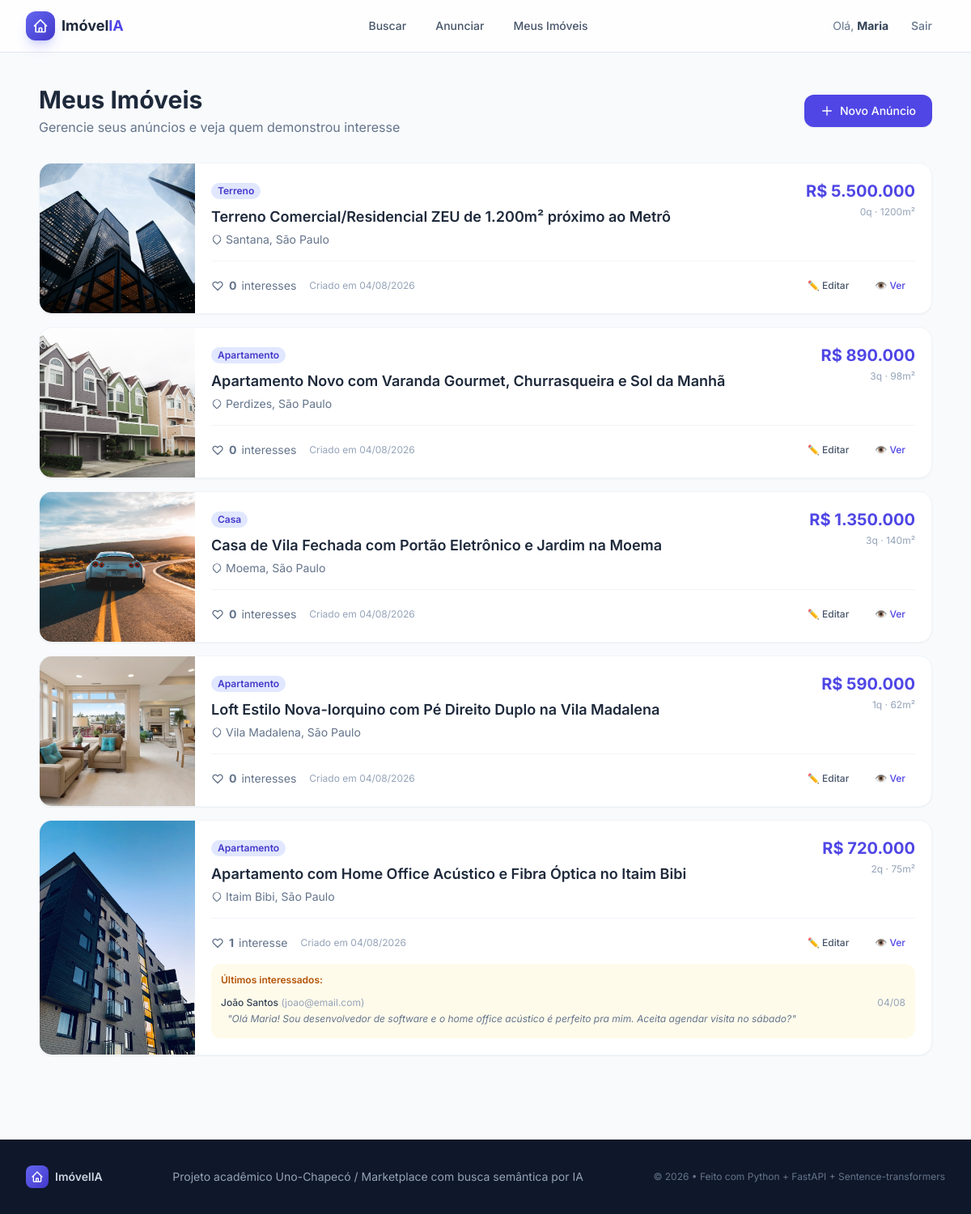
Page /meus-imoveis (signed in) on the committed database.
### app/models.py (models this page shows)
class Usuario(Base):
    __tablename__ = "usuarios"
    id = Column(Integer, primary_key=True, index=True)
    nome = Column(String(150), nullable=False)
    email = Column(String(255), unique=True, nullable=False, index=True)
    senha_hash = Column(String(255), nullable=False)
    tipo_usuario = Column(String(50), default="proprietario")  # proprietario, corretor, imobiliaria
    criado_em = Column(DateTime, default=datetime.utcnow)
    imoveis = relationship("Imovel", back_populates="proprietario", cascade="all, delete-orphan")
    interesses = relationship("Interesse", back_populates="usuario", cascade="all, delete-orphan")

class Imovel(Base):
    __tablename__ = "imoveis"
    id = Column(Integer, primary_key=True, index=True)
    usuario_id = Column(Integer, ForeignKey("usuarios.id"), nullable=False)
    titulo = Column(String(200), nullable=False)
    descricao = Column(Text, nullable=False)
    preco = Column(Float, nullable=False)
    cidade = Column(String(100), nullable=False)
    bairro = Column(String(100), nullable=False)
    quartos = Column(Integer, default=1)
    area = Column(Float, nullable=True)  # metros quadrados
    tipo_imovel = Column(String(50), nullable=False)  # apartamento, casa, cobertura, terreno, comercial
    embedding = Column(Text, nullable=True)  # JSON serializado do vetor de embedding
    criado_em = Column(DateTime, default=datetime.utcnow)
    proprietario = relationship("Usuario", back_populates="imoveis")
    imagens = relationship("Imagem", back_populates="imovel", cascade="all, delete-orphan")
    interesses = relationship("Interesse", back_populates="imovel", cascade="all, delete-orphan")

class Imagem(Base):
    __tablename__ = "imagens"
    id = Column(Integer, primary_key=True, index=True)
    imovel_id = Column(Integer, ForeignKey("imoveis.id"), nullable=False)
    caminho = Column(String(500), nullable=False)  # caminho relativo em static/uploads/
    ordem = Column(Integer, default=0)
    imovel = relationship("Imovel", back_populates="imagens")

class Interesse(Base):
    __tablename__ = "interesses"
    id = Column(Integer, primary_key=True, index=True)
    imovel_id = Column(Integer, ForeignKey("imoveis.id"), nullable=False)
    usuario_id = Column(Integer, ForeignKey("usuarios.id"), nullable=False)
    mensagem = Column(Text, nullable=True)
    criado_em = Column(DateTime, default=datetime.utcnow)
    imovel = relationship("Imovel", back_populates="interesses")
    usuario = relationship("Usuario", back_populates="interesses")

### app/routes/imovel_routes.py (the view)
@router.get("/meus-imoveis")
async def meus_imoveis(
    request: Request,
    usuario: Usuario = Depends(obter_usuario_logado),
    db: Session = Depends(get_db),
):
    if not usuario:
        return RedirectResponse(url="/login", status_code=303)
    imoveis = db.query(Imovel).filter(
        Imovel.usuario_id == usuario.id
    ).order_by(Imovel.criado_em.desc()).all()
    return templates.TemplateResponse(
        request=request,
        name="meus_imoveis.html",
        context={
            "usuario": usuario,
            "imoveis": imoveis,
        },
    )

### templates/meus_imoveis.html (shortened to what this page needs)
{% extends "base.html" %}
{% block conteudo %}
<div class="max-w-6xl mx-auto px-4 sm:px-6 py-10">
    <div class="flex items-center justify-between mb-8">
        <div>
            <h1 class="text-3xl font-bold text-slate-800">Meus Imóveis</h1>
            <p class="text-slate-500 mt-1">Gerencie seus anúncios e veja quem demonstrou interesse</p>
        </div>
        <a href="/imoveis/novo"
           class="px-5 py-2.5 bg-primary-600 hover:bg-primary-700 text-white font-medium rounded-xl transition-colors shadow-sm text-sm flex items-center gap-2">
            <svg class="w-4 h-4" fill="none" stroke="currentColor" viewBox="0 0 24 24">
                <path stroke-linecap="round" stroke-linejoin="round" stroke-width="2" d="M12 4v16m8-8H4"/>
            </svg>
            Novo Anúncio
        </a>
    </div>
    {% if imoveis|length == 0 %}
    <div class="text-center py-16 bg-white rounded-2xl border border-slate-100">
        <svg class="w-16 h-16 text-slate-300 mx-auto mb-4" fill="none" stroke="currentColor" viewBox="0 0 24 24">
            <path stroke-linecap="round" stroke-linejoin="round" stroke-width="1.5" d="M19 21V5a2 2 0 00-2-2H7a2 2 0 00-2 2v16m14 0h2m-2 0h-5m-9 0H3m2 0h5M9 7h1m-1 4h1m4-4h1m-1 4h1m-5 10v-5a1 1 0 011-1h2a1 1 0 011 1v5m-4 0h4"/>
        </svg>
        <p class="text-slate-500 text-lg">Você ainda não anunciou nenhum imóvel.</p>
        <a href="/imoveis/novo" class="inline-flex items-center gap-2 mt-4 px-6 py-3 bg-primary-600 text-white rounded-xl hover:bg-primary-700 transition-colors font-medium">
            Anunciar meu primeiro imóvel
        </a>
    </div>
    {% else %}
    <div class="space-y-4">
        {% for imovel in imoveis %}
        <div class="bg-white rounded-2xl border border-slate-100 shadow-sm overflow-hidden hover:shadow-md transition-shadow">
            <div class="flex flex-col sm:flex-row">
                <div class="sm:w-48 h-40 sm:h-auto bg-slate-200 flex-shrink-0">
                    {% if imovel.imagens|length > 0 %}
                    <img src="/static/uploads/{{ imovel.imagens[0].caminho }}" alt="{{ imovel.titulo }}" class="w-full h-full object-cover">
                    {% endif %}
                </div>
                <div class="flex-1 p-5">
                    <div class="flex items-start justify-between gap-4">
                        <div>
                            <span class="inline-block bg-primary-100 text-primary-700 text-xs font-semibold px-2 py-0.5 rounded-full capitalize mb-2">
                                {{ imovel.tipo_imovel }}
                            </span>
                            <h3 class="text-lg font-semibold text-slate-800">
                                <a href="/imoveis/{{ imovel.id }}" class="hover:text-primary-600 transition-colors">
                                    {{ imovel.titulo }}
                                </a>
                            </h3>
                            <p class="text-sm text-slate-500 mt-1 flex items-center gap-1">
                                <svg class="w-3.5 h-3.5" fill="none" stroke="currentColor" viewBox="0 0 24 24">
                                    <path stroke-linecap="round" stroke-linejoin="round" stroke-width="2" d="M17.657 16.657L13.414 20.9a1.998 1.998 0 01-2.827 0l-4.244-4.243a8 8 0 1111.314 0z"/>
                                </svg>
                                {{ imovel.bairro }}, {{ imovel.cidade }}
                            </p>
                        </div>
                        <div class="text-right">
                            <p class="text-xl font-bold text-primary-600">R$ {{ "{:,.0f}".format(imovel.preco).replace(",", ".") }}</p>
                            <p class="text-xs text-slate-400 mt-1">{{ imovel.quartos }}q{% if imovel.area %} · {{ imovel.area|int }}m²{% endif %}</p>
                        </div>
                    </div>
                    <div class="mt-4 pt-4 border-t border-slate-100 flex items-center justify-between">
                        <div class="flex items-center gap-4 text-sm">
                            <span class="flex items-center gap-1.5 text-slate-500">
                                <svg class="w-4 h-4" fill="none" stroke="currentColor" viewBox="0 0 24 24">
                                    <path stroke-linecap="round" stroke-linejoin="round" stroke-width="2" d="M4.318 6.318a4.5 4.5 0 000 6.364L12 20.364l7.682-7.682a4.5 4.5 0 00-6.364-6.364L12 7.636l-1.318-1.318a4.5 4.5 0 00-6.364 0z"/>
                                </svg>
                                <strong>{{ imovel.interesses|length }}</strong> interesse{{ 's' if imovel.interesses|length != 1 }}
                            </span>
                            <span class="text-slate-400 text-xs">
                                Criado em {{ imovel.criado_em.strftime('%d/%m/%Y') }}
                            </span>
                        </div>
                        <div class="flex items-center gap-2">
                            <a href="/imoveis/{{ imovel.id }}/editar"
                               class="px-3 py-1.5 text-xs font-medium text-slate-600 hover:bg-slate-100 rounded-lg transition-colors">
                                ✏️ Editar
                            </a>
                            <a href="/imoveis/{{ imovel.id }}"
                               class="px-3 py-1.5 text-xs font-medium text-primary-600 hover:bg-primary-50 rounded-lg transition-colors">
                                👁️ Ver
                            </a>
                        </div>
                    </div>
                    {% if imovel.interesses|length > 0 %}
                    <div class="mt-3 bg-amber-50 rounded-xl p-3">
                        <p class="text-xs font-semibold text-amber-700 mb-2">Últimos interessados:</p>
                        {% for interesse in imovel.interesses[-3:] %}
                        <div class="flex items-center justify-between text-xs py-1 {% if not loop.last %}border-b border-amber-100{% endif %}">
                            <div>
                                <span class="font-medium text-slate-700">{{ interesse.usuario.nome }}</span>
                                <span class="text-slate-400">({{ interesse.usuario.email }})</span>
                            </div>
                            <span class="text-slate-400">{{ interesse.criado_em.strftime('%d/%m') }}</span>
                        </div>
                        {% if interesse.mensagem %}
                        <p class="text-xs text-slate-500 italic pl-2 mb-1">"{{ interesse.mensagem }}"</p>
                        {% endif %}
                        {% endfor %}
                    </div>
                    {% endif %}
                </div>
            </div>
        </div>
        {% endfor %}
    </div>
    {% endif %}
</div>
{% endblock %}

### templates/base.html (shortened to what this page needs)
<!DOCTYPE html>
<html lang="pt-BR" class="scroll-smooth">
<head>
    <script src="https://cdn.tailwindcss.com"></script>
    <link rel="stylesheet" href="/static/css/custom.css">
</head>
<body class="bg-slate-50 font-sans text-slate-800 min-h-screen flex flex-col">
    <nav class="bg-white/80 backdrop-blur-md border-b border-slate-200 sticky top-0 z-50">
        <div class="max-w-7xl mx-auto px-4 sm:px-6 lg:px-8">
            <div class="flex items-center justify-between h-16">
                <a href="/" class="flex items-center gap-2 group">
                    <div
                        class="w-9 h-9 bg-gradient-to-br from-primary-500 to-primary-700 rounded-xl flex items-center justify-center shadow-lg shadow-primary-500/25 group-hover:shadow-primary-500/40 transition-shadow">
                        <svg class="w-5 h-5 text-white" fill="none" stroke="currentColor" viewBox="0 0 24 24">
                            <path stroke-linecap="round" stroke-linejoin="round" stroke-width="2"
                                d="M3 12l2-2m0 0l7-7 7 7M5 10v10a1 1 0 001 1h3m10-11l2 2m-2-2v10a1 1 0 01-1 1h-3m-6 0a1 1 0 001-1v-4a1 1 0 011-1h2a1 1 0 011 1v4a1 1 0 001 1m-6 0h6" />
                        </svg>
                    </div>
                    <span class="text-lg font-bold text-slate-800">Imóvel<span class="text-primary-600">IA</span></span>
                </a>
                <div class="hidden md:flex items-center gap-1">
                    <a href="/"
                        class="px-4 py-2 text-sm font-medium text-slate-600 hover:text-primary-600 hover:bg-primary-50 rounded-lg transition-colors">
                        Buscar
                    </a>
                    {% if usuario %}
                    <a href="/imoveis/novo"
                        class="px-4 py-2 text-sm font-medium text-slate-600 hover:text-primary-600 hover:bg-primary-50 rounded-lg transition-colors">
                        Anunciar
                    </a>
                    <a href="/meus-imoveis"
                        class="px-4 py-2 text-sm font-medium text-slate-600 hover:text-primary-600 hover:bg-primary-50 rounded-lg transition-colors">
                        Meus Imóveis
                    </a>
                    {% endif %}
                </div>
                <div class="flex items-center gap-3">
                    {% if usuario %}
                    <span class="hidden sm:inline text-sm text-slate-500">
                        Olá, <strong class="text-slate-700">{{ usuario.nome.split(' ')[0] }}</strong>
                    </span>
                    <a href="/logout"
                        class="px-4 py-2 text-sm font-medium text-slate-500 hover:text-red-600 hover:bg-red-50 rounded-lg transition-colors">
                        Sair
                    </a>
                    {% endif %}
                </div>
            </div>
        </div>
    </nav>
    <main class="flex-1">
        {% if erro_404 is defined and erro_404 %}
        <div class="max-w-2xl mx-auto px-4 py-24 text-center">
            <h1 class="text-6xl font-extrabold text-slate-200 mb-4">404</h1>
            <p class="text-lg text-slate-500 mb-6">Página não encontrada</p>
            <a href="/"
                class="inline-flex items-center gap-2 px-5 py-2.5 bg-primary-600 text-white rounded-lg hover:bg-primary-700 transition-colors font-medium">
                ← Voltar à Home
            </a>
        </div>
        {% else %}
        {% block conteudo %}{% endblock %}
        {% endif %}
    </main>
    <footer class="bg-slate-900 text-slate-400 mt-16">
        <div class="max-w-7xl mx-auto px-4 sm:px-6 lg:px-8 py-8">
            <div class="flex flex-col md:flex-row items-center justify-between gap-4">
                <div class="flex items-center gap-2">
                    <div
                        class="w-7 h-7 bg-gradient-to-br from-primary-500 to-primary-700 rounded-lg flex items-center justify-center">
                        <svg class="w-4 h-4 text-white" fill="none" stroke="currentColor" viewBox="0 0 24 24">
                            <path stroke-linecap="round" stroke-linejoin="round" stroke-width="2"
                                d="M3 12l2-2m0 0l7-7 7 7M5 10v10a1 1 0 001 1h3m10-11l2 2m-2-2v10a1 1 0 01-1 1h-3m-6 0a1 1 0 001-1v-4a1 1 0 011-1h2a1 1 0 011 1v4a1 1 0 001 1m-6 0h6" />
                        </svg>
                    </div>
                    <span class="text-sm font-semibold text-slate-300">ImóvelIA</span>
                </div>
                <p class="text-sm">
                    Projeto acadêmico Uno-Chapecó / Marketplace com busca semântica por IA
                </p>
                <p class="text-xs text-slate-500">
                    © 2026 • Feito com Python + FastAPI + Sentence-transformers
                </p>
            </div>
        </div>
    </footer>
</body>
</html>

### static/css/custom.css (style rules this page uses)
html { scroll-behavior: smooth; }

### rows in the picture
Usuario: nome "Maria"
Imovel: caminho (picture), tipo_imovel "Terreno", titulo "Terreno Comercial/Residencial ZEU de 1.200m² próximo ao Metrô", bairro "Santana", cidade "São Paulo", preco "5.500.000", quartos "0", area "1200", interesses|length "0", interesses "s", criado_em "04/08/2026"
Imovel: caminho (picture), tipo_imovel "Apartamento", titulo "Apartamento Novo com Varanda Gourmet, Churrasqueira e Sol da Manhã", bairro "Perdizes", cidade "São Paulo", preco "890.000", quartos "3", area "98", interesses|length "0", interesses "s", criado_em "04/08/2026"
Imovel: caminho (picture), tipo_imovel "Casa", titulo "Casa de Vila Fechada com Portão Eletrônico e Jardim na Moema", bairro "Moema", cidade "São Paulo", preco "1.350.000", quartos "3", area "140", interesses|length "0", interesses "s", criado_em "04/08/2026"
Imovel: caminho (picture), tipo_imovel "Apartamento", titulo "Loft Estilo Nova-Iorquino com Pé Direito Duplo na Vila Madalena", bairro "Vila Madalena", cidade "São Paulo", preco "590.000", quartos "1", area "62", interesses|length "0", interesses "s", criado_em "04/08/2026"
Imovel: caminho (picture), tipo_imovel "Apartamento", titulo "Apartamento com Home Office Acústico e Fibra Óptica no Itaim Bibi", bairro "Itaim Bibi", cidade "São Paulo", preco "720.000", quartos "2", area "75", interesses|length "1", criado_em "04/08/2026"
Interesse: usuario.nome "João Santos", usuario.email "joao@email.com", criado_em "04/08", mensagem "Olá Maria! Sou desenvolvedor de software e o home office acústico é perfeito pra mim. Aceita agendar visita no sábado?"
